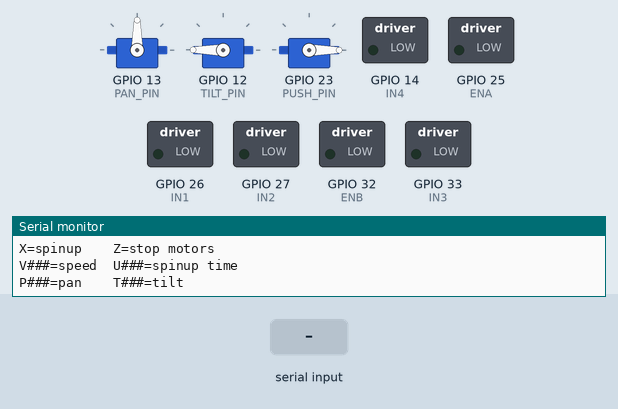
Recording of a sketch running on a simulated ESP32. Shown: 3 × servo, switched loads named in the sketch (green lamp = pin HIGH), the last lines printed to the serial monitor. The inputs (shaded band) are chosen by the test bench.

Above: at 1.2 s.
1.3 s: "W\n" received over Serial
At 2.5 s:
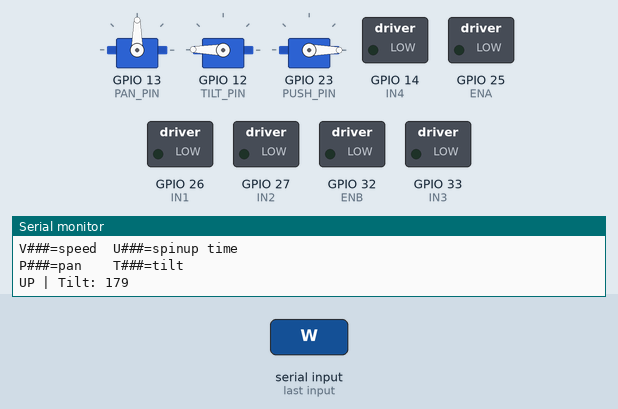
2.8 s: "P,45\n" received over Serial
At 3.7 s:
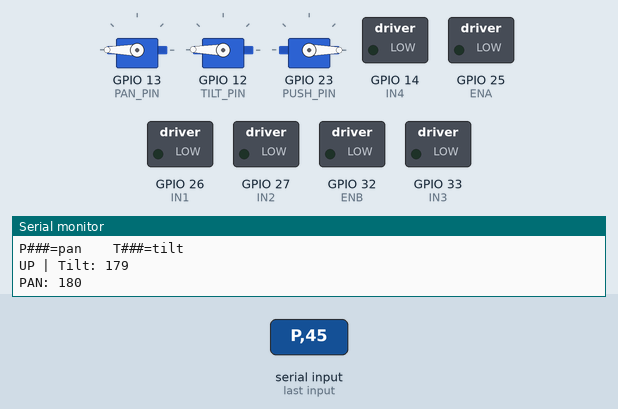
4.3 s: "D\n" received over Serial
At 4.9 s:
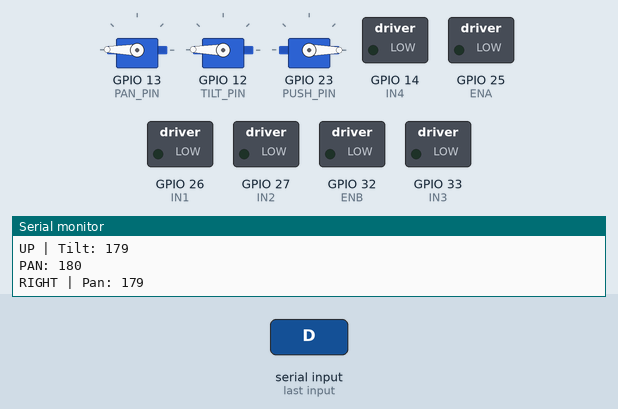
5.8 s: "S\n" received over Serial
At 7.0 s:
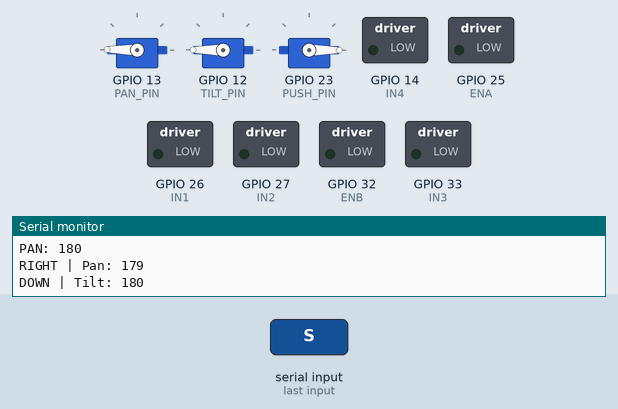
7.3 s: "A\n" received over Serial
At 8.4 s:
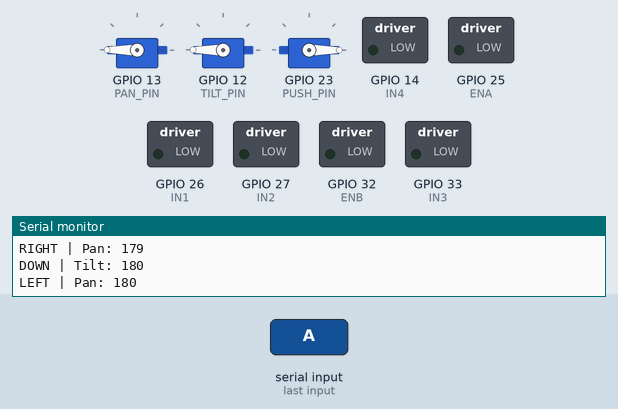
8.8 s: "T90\n" received over Serial
At 9.6 s:
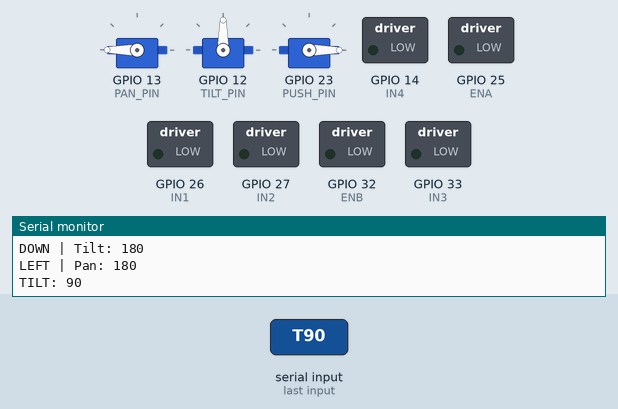
Timing chart, 0 to 11.3 s (numbered marks = the images above; inputs shaded):
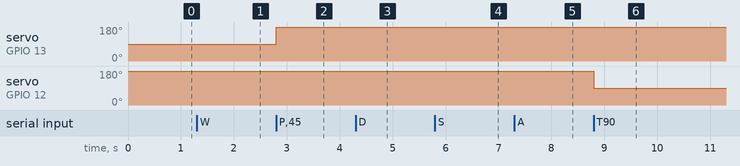

The sketch:

launcher.ino
```cpp
#include <ESP32Servo.h>

// ── PINS ──────────────────────────────────────────────
#define PAN_PIN  13
#define TILT_PIN 12
#define PUSH_PIN 23
#define ENA 25
#define IN1 26
#define IN2 27
#define ENB 32
#define IN3 33
#define IN4 14

// ── OBJECTS ───────────────────────────────────────────
Servo panServo;
Servo tiltServo;
Servo pushServo;

// ── STATE ─────────────────────────────────────────────
int  panAngle   = 90;
int  tiltAngle  = 180;  // start horizontal
int  motorSpeed = 255;
int  spinUpTime = 5000;
bool motorsOn   = false;

// ── MOTOR FUNCTIONS ───────────────────────────────────
void spinUp() {
  digitalWrite(IN1, HIGH);
  digitalWrite(IN2, LOW);
  digitalWrite(IN3, LOW);
  digitalWrite(IN4, HIGH);
  for(int i = 0; i <= motorSpeed; i += 5) {
    analogWrite(ENA, i);
    analogWrite(ENB, i);
    delay(10);
  }
  motorsOn = true;
  Serial.println("MOTORS_ON");
}

void stopMotors() {
  analogWrite(ENA, 0);
  analogWrite(ENB, 0);
  digitalWrite(IN1, LOW);
  digitalWrite(IN2, LOW);
  digitalWrite(IN3, LOW);
  digitalWrite(IN4, LOW);
  motorsOn = false;
  Serial.println("MOTORS_OFF");
}

void fireDart() {
  Serial.println("FIRING");
  if(!motorsOn) {
    spinUp();
    delay(spinUpTime);
  }
  pushServo.write(75);
  delay(300);
  pushServo.write(0);
  delay(200);
  stopMotors();
  Serial.println("FIRED");
}

// ── SETUP ─────────────────────────────────────────────
void setup() {
  Serial.begin(115200);

  panServo.attach(PAN_PIN);
  tiltServo.attach(TILT_PIN);
  pushServo.attach(PUSH_PIN);

  panServo.write(panAngle);
  tiltServo.write(tiltAngle);
  pushServo.write(0);

  pinMode(ENA, OUTPUT);
  pinMode(IN1, OUTPUT);
  pinMode(IN2, OUTPUT);
  pinMode(ENB, OUTPUT);
  pinMode(IN3, OUTPUT);
  pinMode(IN4, OUTPUT);

  stopMotors();

  Serial.println("READY");
  Serial.println("A=pan left  D=pan right");
  Serial.println("W=tilt up   S=tilt down");
  Serial.println("C=center    F=fire");
  Serial.println("X=spinup    Z=stop motors");
  Serial.println("V###=speed  U###=spinup time");
  Serial.println("P###=pan    T###=tilt");
}

// ── MAIN LOOP ─────────────────────────────────────────
void loop() {
  if (Serial.available()) {
    String cmd = Serial.readStringUntil('\n');
    cmd.trim();

    // Pan left
    if (cmd == "A" || cmd == "a") {
      panAngle = constrain(panAngle + 1, 0, 180);
      panServo.write(panAngle);
      Serial.print("LEFT | Pan: ");
      Serial.println(panAngle);
    }
    // Pan right
    else if (cmd == "D" || cmd == "d") {
      panAngle = constrain(panAngle - 1, 0, 180);
      panServo.write(panAngle);
      Serial.print("RIGHT | Pan: ");
      Serial.println(panAngle);
    }
    // Tilt up (toward 90°)
    else if (cmd == "W" || cmd == "w") {
      tiltAngle = constrain(tiltAngle - 1, 90, 180);
      tiltServo.write(tiltAngle);
      Serial.print("UP | Tilt: ");
      Serial.println(tiltAngle);
    }
    // Tilt down (toward 180°)
    else if (cmd == "S" || cmd == "s") {
      tiltAngle = constrain(tiltAngle + 1, 90, 180);
      tiltServo.write(tiltAngle);
      Serial.print("DOWN | Tilt: ");
      Serial.println(tiltAngle);
    }
    // Center
    else if (cmd == "C" || cmd == "c") {
      panAngle  = 90;
      tiltAngle = 180;
      panServo.write(panAngle);
      tiltServo.write(tiltAngle);
      pushServo.write(0);
      Serial.println("CENTERED");
    }
    // Fire
    else if (cmd == "F") {
      fireDart();
    }
    // Spin up
    else if (cmd == "X") {
      spinUp();
    }
    // Stop motors
    else if (cmd == "Z") {
      stopMotors();
    }
    // Pan to exact angle
    else if (cmd.charAt(0) == 'P') {
      int target = cmd.substring(1).toInt();
      panAngle = constrain(180 - target, 0, 180);
      panServo.write(panAngle);
      Serial.print("PAN: ");
      Serial.println(panAngle);
    }
    // Tilt to exact angle
    else if (cmd.charAt(0) == 'T') {
      tiltAngle = constrain(cmd.substring(1).toInt(), 90, 180);
      tiltServo.write(tiltAngle);
      Serial.print("TILT: ");
      Serial.println(tiltAngle);
    }
    // Set motor speed
    else if (cmd.charAt(0) == 'V') {
      motorSpeed = constrain(cmd.substring(1).toInt(), 0, 255);
      Serial.print("SPEED: ");
      Serial.println(motorSpeed);
    }
    // Set spinup time
    else if (cmd.charAt(0) == 'U') {
      spinUpTime = cmd.substring(1).toInt();
      Serial.print("SPINUP TIME: ");
      Serial.println(spinUpTime);
    }
    // Status
    else if (cmd == "?") {
      Serial.print("PAN: ");
      Serial.print(panAngle);
      Serial.print(" TILT: ");
      Serial.println(tiltAngle);
    }
  }
}
```

Measured:
- after the input at 1.3 s, servo on GPIO 12 (TILT_PIN): 180° → 179° at once
- after the input at 2.8 s, servo on GPIO 13 (PAN_PIN): 90° → 180° at once
- after the input at 4.3 s, servo on GPIO 13 (PAN_PIN): 180° → 179° at once
- after the input at 5.8 s, servo on GPIO 12 (TILT_PIN): 179° → 180° at once
- after the input at 7.3 s, servo on GPIO 13 (PAN_PIN): 179° → 180° at once
- after the input at 8.8 s, servo on GPIO 12 (TILT_PIN): 180° → 90° at once
